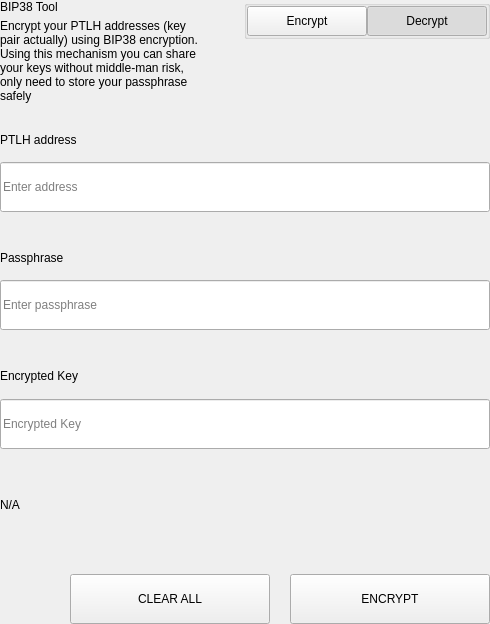
<?xml version="1.0" encoding="UTF-8"?>
<ui version="4.0">
 <class>SettingsBitToolWidget</class>
 <widget class="QWidget" name="SettingsBitToolWidget">
  <property name="geometry">
   <rect>
    <x>0</x>
    <y>0</y>
    <width>490</width>
    <height>624</height>
   </rect>
  </property>
  <property name="windowTitle">
   <string>Form</string>
  </property>
  <layout class="QVBoxLayout" name="verticalLayout">
   <property name="spacing">
    <number>0</number>
   </property>
   <property name="leftMargin">
    <number>0</number>
   </property>
   <property name="topMargin">
    <number>0</number>
   </property>
   <property name="rightMargin">
    <number>0</number>
   </property>
   <property name="bottomMargin">
    <number>0</number>
   </property>
   <item>
    <widget class="QWidget" name="left" native="true">
     <layout class="QVBoxLayout" name="verticalLayout_3">
      <property name="leftMargin">
       <number>0</number>
      </property>
      <property name="topMargin">
       <number>0</number>
      </property>
      <property name="rightMargin">
       <number>0</number>
      </property>
      <property name="bottomMargin">
       <number>0</number>
      </property>
      <item>
       <layout class="QVBoxLayout" name="verticalLayout_2">
        <property name="spacing">
         <number>0</number>
        </property>
        <item>
         <layout class="QHBoxLayout" name="horizontalLayout_3" stretch="3,1">
          <property name="spacing">
           <number>40</number>
          </property>
          <item>
           <layout class="QVBoxLayout" name="verticalLayoutTitle">
            <property name="spacing">
             <number>5</number>
            </property>
            <item>
             <widget class="QLabel" name="labelTitle">
              <property name="text">
               <string>BIP38 Tool</string>
              </property>
             </widget>
            </item>
            <item>
             <widget class="QLabel" name="labelSubtitle1">
              <property name="text">
               <string>Encrypt your PTLH addresses (key pair actually) using BIP38 encryption.
Using this mechanism you can share your keys without middle-man risk, only need to store your passphrase safely</string>
              </property>
              <property name="wordWrap">
               <bool>true</bool>
              </property>
             </widget>
            </item>
           </layout>
          </item>
          <item alignment="Qt::AlignTop">
           <widget class="QGroupBox" name="groupBox">
            <property name="title">
             <string/>
            </property>
            <property name="alignment">
             <set>Qt::AlignLeading|Qt::AlignLeft|Qt::AlignTop</set>
            </property>
            <layout class="QHBoxLayout" name="horizontalLayout_4">
             <property name="spacing">
              <number>0</number>
             </property>
             <property name="leftMargin">
              <number>0</number>
             </property>
             <property name="topMargin">
              <number>0</number>
             </property>
             <property name="rightMargin">
              <number>0</number>
             </property>
             <property name="bottomMargin">
              <number>0</number>
             </property>
             <item>
              <spacer name="horizontalSpacer">
               <property name="orientation">
                <enum>Qt::Horizontal</enum>
               </property>
               <property name="sizeHint" stdset="0">
                <size>
                 <width>40</width>
                 <height>20</height>
                </size>
               </property>
              </spacer>
             </item>
             <item>
              <widget class="QPushButton" name="pushLeft">
               <property name="minimumSize">
                <size>
                 <width>120</width>
                 <height>30</height>
                </size>
               </property>
               <property name="maximumSize">
                <size>
                 <width>120</width>
                 <height>30</height>
                </size>
               </property>
               <property name="focusPolicy">
                <enum>Qt::NoFocus</enum>
               </property>
               <property name="text">
                <string>Encrypt</string>
               </property>
               <property name="checkable">
                <bool>true</bool>
               </property>
               <property name="autoExclusive">
                <bool>true</bool>
               </property>
              </widget>
             </item>
             <item>
              <widget class="QPushButton" name="pushRight">
               <property name="minimumSize">
                <size>
                 <width>120</width>
                 <height>30</height>
                </size>
               </property>
               <property name="maximumSize">
                <size>
                 <width>120</width>
                 <height>30</height>
                </size>
               </property>
               <property name="focusPolicy">
                <enum>Qt::NoFocus</enum>
               </property>
               <property name="text">
                <string>Decrypt</string>
               </property>
               <property name="checkable">
                <bool>true</bool>
               </property>
               <property name="checked">
                <bool>true</bool>
               </property>
               <property name="autoExclusive">
                <bool>true</bool>
               </property>
              </widget>
             </item>
            </layout>
           </widget>
          </item>
         </layout>
        </item>
        <item>
         <widget class="QStackedWidget" name="stackedWidget">
          <property name="currentIndex">
           <number>1</number>
          </property>
          <widget class="QWidget" name="pageDecrypt">
           <layout class="QVBoxLayout" name="verticalLayout_5">
            <property name="spacing">
             <number>0</number>
            </property>
            <property name="leftMargin">
             <number>0</number>
            </property>
            <property name="topMargin">
             <number>0</number>
            </property>
            <property name="rightMargin">
             <number>0</number>
            </property>
            <property name="bottomMargin">
             <number>0</number>
            </property>
            <item>
             <widget class="QWidget" name="widget" native="true">
              <property name="minimumSize">
               <size>
                <width>0</width>
                <height>100</height>
               </size>
              </property>
              <layout class="QVBoxLayout" name="verticalLayout_4">
               <property name="spacing">
                <number>0</number>
               </property>
               <property name="leftMargin">
                <number>0</number>
               </property>
               <property name="topMargin">
                <number>0</number>
               </property>
               <property name="rightMargin">
                <number>0</number>
               </property>
               <property name="bottomMargin">
                <number>0</number>
               </property>
               <item>
                <spacer name="verticalSpacer_2">
                 <property name="orientation">
                  <enum>Qt::Vertical</enum>
                 </property>
                 <property name="sizeType">
                  <enum>QSizePolicy::Fixed</enum>
                 </property>
                 <property name="sizeHint" stdset="0">
                  <size>
                   <width>20</width>
                   <height>20</height>
                  </size>
                 </property>
                </spacer>
               </item>
               <item>
                <layout class="QHBoxLayout" name="horizontalLayout_6" stretch="2">
                 <property name="spacing">
                  <number>0</number>
                 </property>
                 <item>
                  <layout class="QVBoxLayout" name="verticalLayout_7">
                   <property name="spacing">
                    <number>9</number>
                   </property>
                   <item>
                    <widget class="QLabel" name="labelSubtitleKey">
                     <property name="minimumSize">
                      <size>
                       <width>0</width>
                       <height>20</height>
                      </size>
                     </property>
                     <property name="maximumSize">
                      <size>
                       <width>16777215</width>
                       <height>20</height>
                      </size>
                     </property>
                     <property name="text">
                      <string>Encrypted key</string>
                     </property>
                    </widget>
                   </item>
                   <item>
                    <widget class="QLineEdit" name="lineEditKey">
                     <property name="minimumSize">
                      <size>
                       <width>0</width>
                       <height>50</height>
                      </size>
                     </property>
                     <property name="maximumSize">
                      <size>
                       <width>16777215</width>
                       <height>50</height>
                      </size>
                     </property>
                     <property name="placeholderText">
                      <string>Enter a encrypted key</string>
                     </property>
                    </widget>
                   </item>
                  </layout>
                 </item>
                </layout>
               </item>
               <item>
                <spacer name="verticalSpacer_3">
                 <property name="orientation">
                  <enum>Qt::Vertical</enum>
                 </property>
                 <property name="sizeType">
                  <enum>QSizePolicy::Fixed</enum>
                 </property>
                 <property name="sizeHint" stdset="0">
                  <size>
                   <width>20</width>
                   <height>20</height>
                  </size>
                 </property>
                </spacer>
               </item>
               <item>
                <layout class="QVBoxLayout" name="verticalLayout_9">
                 <property name="spacing">
                  <number>9</number>
                 </property>
                 <item>
                  <widget class="QLabel" name="labelSubtitlePassphrase">
                   <property name="maximumSize">
                    <size>
                     <width>16777215</width>
                     <height>20</height>
                    </size>
                   </property>
                   <property name="text">
                    <string>Passphrase</string>
                   </property>
                  </widget>
                 </item>
                 <item>
                  <widget class="QLineEdit" name="lineEditPassphrase">
                   <property name="minimumSize">
                    <size>
                     <width>0</width>
                     <height>50</height>
                    </size>
                   </property>
                   <property name="maximumSize">
                    <size>
                     <width>16777215</width>
                     <height>50</height>
                    </size>
                   </property>
                   <property name="placeholderText">
                    <string>Enter a passphrase</string>
                   </property>
                  </widget>
                 </item>
                </layout>
               </item>
               <item>
                <spacer name="verticalSpacer_4">
                 <property name="orientation">
                  <enum>Qt::Vertical</enum>
                 </property>
                 <property name="sizeType">
                  <enum>QSizePolicy::Fixed</enum>
                 </property>
                 <property name="sizeHint" stdset="0">
                  <size>
                   <width>20</width>
                   <height>20</height>
                  </size>
                 </property>
                </spacer>
               </item>
               <item>
                <widget class="QWidget" name="widget_3" native="true">
                 <property name="sizePolicy">
                  <sizepolicy hsizetype="Preferred" vsizetype="Fixed">
                   <horstretch>0</horstretch>
                   <verstretch>0</verstretch>
                  </sizepolicy>
                 </property>
                 <layout class="QVBoxLayout" name="verticalLayout_10">
                  <property name="spacing">
                   <number>9</number>
                  </property>
                  <property name="leftMargin">
                   <number>0</number>
                  </property>
                  <property name="topMargin">
                   <number>0</number>
                  </property>
                  <property name="rightMargin">
                   <number>0</number>
                  </property>
                  <property name="bottomMargin">
                   <number>0</number>
                  </property>
                  <item>
                   <widget class="QLabel" name="labelSubtitleDecryptResult">
                    <property name="minimumSize">
                     <size>
                      <width>0</width>
                      <height>20</height>
                     </size>
                    </property>
                    <property name="maximumSize">
                     <size>
                      <width>16777215</width>
                      <height>20</height>
                     </size>
                    </property>
                    <property name="text">
                     <string>Decrypted address result</string>
                    </property>
                   </widget>
                  </item>
                  <item>
                   <widget class="QWidget" name="widget_4" native="true">
                    <layout class="QHBoxLayout" name="horizontalLayout" stretch="6,0,1">
                     <property name="spacing">
                      <number>0</number>
                     </property>
                     <property name="leftMargin">
                      <number>0</number>
                     </property>
                     <property name="topMargin">
                      <number>0</number>
                     </property>
                     <property name="rightMargin">
                      <number>0</number>
                     </property>
                     <property name="bottomMargin">
                      <number>0</number>
                     </property>
                     <item alignment="Qt::AlignVCenter">
                      <widget class="QLineEdit" name="lineEditDecryptResult">
                       <property name="minimumSize">
                        <size>
                         <width>0</width>
                         <height>50</height>
                        </size>
                       </property>
                       <property name="maximumSize">
                        <size>
                         <width>16777215</width>
                         <height>50</height>
                        </size>
                       </property>
                       <property name="placeholderText">
                        <string>Decrypted Address</string>
                       </property>
                      </widget>
                     </item>
                     <item>
                      <spacer name="horizontalSpacer_4">
                       <property name="orientation">
                        <enum>Qt::Horizontal</enum>
                       </property>
                       <property name="sizeType">
                        <enum>QSizePolicy::Fixed</enum>
                       </property>
                       <property name="sizeHint" stdset="0">
                        <size>
                         <width>20</width>
                         <height>50</height>
                        </size>
                       </property>
                      </spacer>
                     </item>
                     <item>
                      <widget class="QPushButton" name="pushButtonImport">
                       <property name="minimumSize">
                        <size>
                         <width>140</width>
                         <height>40</height>
                        </size>
                       </property>
                       <property name="text">
                        <string>Import Address</string>
                       </property>
                      </widget>
                     </item>
                    </layout>
                   </widget>
                  </item>
                 </layout>
                </widget>
               </item>
               <item>
                <widget class="QLabel" name="statusLabel_DEC">
                 <property name="maximumSize">
                  <size>
                   <width>16777215</width>
                   <height>40</height>
                  </size>
                 </property>
                 <property name="text">
                  <string/>
                 </property>
                </widget>
               </item>
               <item>
                <spacer name="verticalSpacer">
                 <property name="orientation">
                  <enum>Qt::Vertical</enum>
                 </property>
                 <property name="sizeType">
                  <enum>QSizePolicy::Preferred</enum>
                 </property>
                 <property name="sizeHint" stdset="0">
                  <size>
                   <width>20</width>
                   <height>20</height>
                  </size>
                 </property>
                </spacer>
               </item>
               <item>
                <layout class="QHBoxLayout" name="horizontalLayout_7">
                 <property name="spacing">
                  <number>0</number>
                 </property>
                 <item>
                  <spacer name="horizontalSpacer_5">
                   <property name="orientation">
                    <enum>Qt::Horizontal</enum>
                   </property>
                   <property name="sizeType">
                    <enum>QSizePolicy::Expanding</enum>
                   </property>
                   <property name="sizeHint" stdset="0">
                    <size>
                     <width>40</width>
                     <height>20</height>
                    </size>
                   </property>
                  </spacer>
                 </item>
                 <item>
                  <widget class="QPushButton" name="pushButtonDecryptClear">
                   <property name="minimumSize">
                    <size>
                     <width>200</width>
                     <height>50</height>
                    </size>
                   </property>
                   <property name="maximumSize">
                    <size>
                     <width>200</width>
                     <height>50</height>
                    </size>
                   </property>
                   <property name="text">
                    <string>CLEAR</string>
                   </property>
                  </widget>
                 </item>
                 <item>
                  <spacer name="horizontalSpacer_3">
                   <property name="orientation">
                    <enum>Qt::Horizontal</enum>
                   </property>
                   <property name="sizeType">
                    <enum>QSizePolicy::Fixed</enum>
                   </property>
                   <property name="sizeHint" stdset="0">
                    <size>
                     <width>20</width>
                     <height>20</height>
                    </size>
                   </property>
                  </spacer>
                 </item>
                 <item>
                  <widget class="QPushButton" name="pushButtonDecrypt">
                   <property name="minimumSize">
                    <size>
                     <width>200</width>
                     <height>50</height>
                    </size>
                   </property>
                   <property name="maximumSize">
                    <size>
                     <width>200</width>
                     <height>50</height>
                    </size>
                   </property>
                   <property name="text">
                    <string>DECRYPT KEY</string>
                   </property>
                  </widget>
                 </item>
                </layout>
               </item>
              </layout>
             </widget>
            </item>
           </layout>
          </widget>
          <widget class="QWidget" name="pageEncrypt">
           <layout class="QVBoxLayout" name="verticalLayout_11">
            <property name="spacing">
             <number>0</number>
            </property>
            <property name="leftMargin">
             <number>0</number>
            </property>
            <property name="topMargin">
             <number>0</number>
            </property>
            <property name="rightMargin">
             <number>0</number>
            </property>
            <property name="bottomMargin">
             <number>0</number>
            </property>
            <item>
             <spacer name="verticalSpacer_8">
              <property name="orientation">
               <enum>Qt::Vertical</enum>
              </property>
              <property name="sizeType">
               <enum>QSizePolicy::Fixed</enum>
              </property>
              <property name="sizeHint" stdset="0">
               <size>
                <width>20</width>
                <height>20</height>
               </size>
              </property>
             </spacer>
            </item>
            <item>
             <widget class="QWidget" name="containerAddressEnc" native="true">
              <layout class="QVBoxLayout" name="containerAddressEncLayout">
               <property name="spacing">
                <number>5</number>
               </property>
               <property name="leftMargin">
                <number>0</number>
               </property>
               <property name="topMargin">
                <number>0</number>
               </property>
               <property name="rightMargin">
                <number>0</number>
               </property>
               <property name="bottomMargin">
                <number>0</number>
               </property>
               <item>
                <widget class="QLabel" name="labelSubtitleAddress">
                 <property name="minimumSize">
                  <size>
                   <width>0</width>
                   <height>20</height>
                  </size>
                 </property>
                 <property name="maximumSize">
                  <size>
                   <width>16777215</width>
                   <height>20</height>
                  </size>
                 </property>
                 <property name="text">
                  <string>PTLH address</string>
                 </property>
                </widget>
               </item>
               <item>
                <widget class="QLineEdit" name="addressIn_ENC">
                 <property name="minimumSize">
                  <size>
                   <width>0</width>
                   <height>50</height>
                  </size>
                 </property>
                 <property name="placeholderText">
                  <string>Enter address</string>
                 </property>
                </widget>
               </item>
              </layout>
             </widget>
            </item>
            <item>
             <spacer name="verticalSpacer_6">
              <property name="orientation">
               <enum>Qt::Vertical</enum>
              </property>
              <property name="sizeType">
               <enum>QSizePolicy::Fixed</enum>
              </property>
              <property name="sizeHint" stdset="0">
               <size>
                <width>20</width>
                <height>20</height>
               </size>
              </property>
             </spacer>
            </item>
            <item>
             <widget class="QWidget" name="containerAddress" native="true">
              <layout class="QHBoxLayout" name="horizontalLayout_9" stretch="2">
               <property name="spacing">
                <number>0</number>
               </property>
               <property name="leftMargin">
                <number>0</number>
               </property>
               <property name="topMargin">
                <number>0</number>
               </property>
               <property name="rightMargin">
                <number>0</number>
               </property>
               <property name="bottomMargin">
                <number>0</number>
               </property>
               <item>
                <layout class="QVBoxLayout" name="verticalLayout_8">
                 <property name="spacing">
                  <number>5</number>
                 </property>
                 <item>
                  <widget class="QLabel" name="labelSubtitleMessage">
                   <property name="minimumSize">
                    <size>
                     <width>0</width>
                     <height>20</height>
                    </size>
                   </property>
                   <property name="maximumSize">
                    <size>
                     <width>16777215</width>
                     <height>20</height>
                    </size>
                   </property>
                   <property name="text">
                    <string>Passphrase</string>
                   </property>
                  </widget>
                 </item>
                 <item>
                  <widget class="QLineEdit" name="passphraseIn_ENC">
                   <property name="minimumSize">
                    <size>
                     <width>0</width>
                     <height>50</height>
                    </size>
                   </property>
                   <property name="maximumSize">
                    <size>
                     <width>16777215</width>
                     <height>50</height>
                    </size>
                   </property>
                   <property name="placeholderText">
                    <string>Enter passphrase</string>
                   </property>
                  </widget>
                 </item>
                </layout>
               </item>
              </layout>
             </widget>
            </item>
            <item>
             <spacer name="verticalSpacer_7">
              <property name="orientation">
               <enum>Qt::Vertical</enum>
              </property>
              <property name="sizeType">
               <enum>QSizePolicy::Fixed</enum>
              </property>
              <property name="sizeHint" stdset="0">
               <size>
                <width>20</width>
                <height>20</height>
               </size>
              </property>
             </spacer>
            </item>
            <item>
             <widget class="QWidget" name="widget_2" native="true">
              <property name="minimumSize">
               <size>
                <width>0</width>
                <height>75</height>
               </size>
              </property>
              <property name="maximumSize">
               <size>
                <width>16777215</width>
                <height>16777215</height>
               </size>
              </property>
              <layout class="QVBoxLayout" name="verticalLayout_6">
               <property name="leftMargin">
                <number>0</number>
               </property>
               <property name="topMargin">
                <number>0</number>
               </property>
               <property name="rightMargin">
                <number>0</number>
               </property>
               <property name="bottomMargin">
                <number>0</number>
               </property>
               <item>
                <widget class="QLabel" name="labelSubtitleEncryptedKey">
                 <property name="minimumSize">
                  <size>
                   <width>0</width>
                   <height>20</height>
                  </size>
                 </property>
                 <property name="maximumSize">
                  <size>
                   <width>16777215</width>
                   <height>20</height>
                  </size>
                 </property>
                 <property name="text">
                  <string>Encrypted Key</string>
                 </property>
                </widget>
               </item>
               <item>
                <widget class="QLineEdit" name="encryptedKeyOut_ENC">
                 <property name="minimumSize">
                  <size>
                   <width>0</width>
                   <height>50</height>
                  </size>
                 </property>
                 <property name="placeholderText">
                  <string>Encrypted Key</string>
                 </property>
                </widget>
               </item>
              </layout>
             </widget>
            </item>
            <item>
             <widget class="QLabel" name="statusLabel_ENC">
              <property name="text">
               <string notr="true">N/A</string>
              </property>
             </widget>
            </item>
            <item>
             <spacer name="verticalSpacer_5">
              <property name="orientation">
               <enum>Qt::Vertical</enum>
              </property>
              <property name="sizeType">
               <enum>QSizePolicy::Fixed</enum>
              </property>
              <property name="sizeHint" stdset="0">
               <size>
                <width>20</width>
                <height>20</height>
               </size>
              </property>
             </spacer>
            </item>
            <item>
             <layout class="QHBoxLayout" name="horizontalLayout_8">
              <property name="spacing">
               <number>0</number>
              </property>
              <item>
               <spacer name="horizontalSpacer_6">
                <property name="orientation">
                 <enum>Qt::Horizontal</enum>
                </property>
                <property name="sizeType">
                 <enum>QSizePolicy::Expanding</enum>
                </property>
                <property name="sizeHint" stdset="0">
                 <size>
                  <width>40</width>
                  <height>20</height>
                 </size>
                </property>
               </spacer>
              </item>
              <item>
               <widget class="QPushButton" name="pushButtonClear">
                <property name="minimumSize">
                 <size>
                  <width>200</width>
                  <height>50</height>
                 </size>
                </property>
                <property name="focusPolicy">
                 <enum>Qt::NoFocus</enum>
                </property>
                <property name="text">
                 <string>CLEAR ALL</string>
                </property>
               </widget>
              </item>
              <item>
               <spacer name="horizontalSpacer_2">
                <property name="orientation">
                 <enum>Qt::Horizontal</enum>
                </property>
                <property name="sizeType">
                 <enum>QSizePolicy::Fixed</enum>
                </property>
                <property name="sizeHint" stdset="0">
                 <size>
                  <width>20</width>
                  <height>20</height>
                 </size>
                </property>
               </spacer>
              </item>
              <item>
               <widget class="QPushButton" name="pushButtonEncrypt">
                <property name="minimumSize">
                 <size>
                  <width>200</width>
                  <height>50</height>
                 </size>
                </property>
                <property name="maximumSize">
                 <size>
                  <width>200</width>
                  <height>50</height>
                 </size>
                </property>
                <property name="focusPolicy">
                 <enum>Qt::NoFocus</enum>
                </property>
                <property name="text">
                 <string>ENCRYPT</string>
                </property>
               </widget>
              </item>
             </layout>
            </item>
           </layout>
          </widget>
         </widget>
        </item>
       </layout>
      </item>
     </layout>
    </widget>
   </item>
  </layout>
 </widget>
 <resources/>
 <connections/>
</ui>
